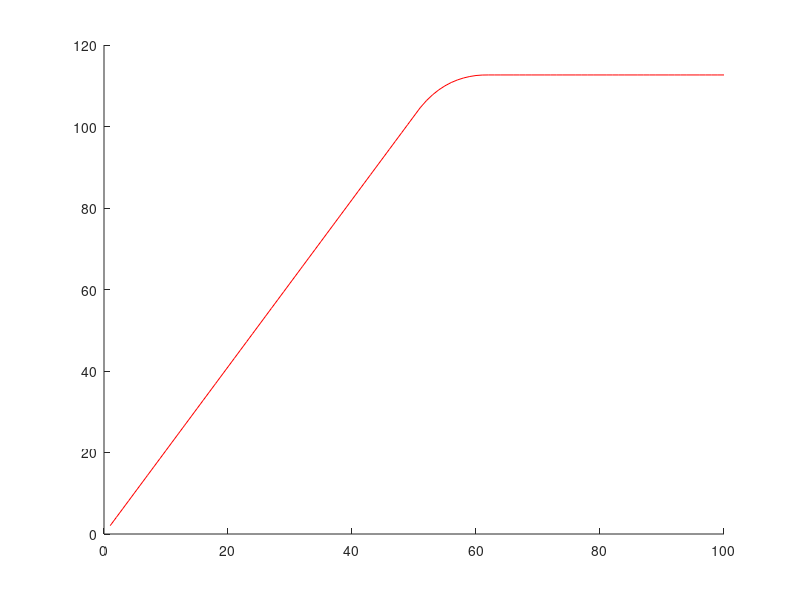

The MATLAB script that drew this image:
clear all
clc

        SNR = 10;
        if SNR<=5
            SNR_multi = 0;
        elseif SNR>30
                SNR_multi = 1;
            else
                SNR_multi = SNR/30;
        end
        SNR_multi;
        
for N_onboard = 1:100
    
        N_leased = zeros(1,10);
        for i = 1:10
            if (N_onboard*(1-0.02)^i <= 50)
            N_leased(i) = N_onboard*(1-0.02)^i;
            else
                    N_leased(i) = 50;
            end
        end

        N_leased;

        Revenue = N_leased.*1.1*10^6*SNR_multi;

        Total_revenue(N_onboard)= (Revenue(1)/(1+.1)^1) + (Revenue(2)/(1+.1)^2) ...
            + (Revenue(3)/(1+.1)^3) + (Revenue(4)/(1+.1)^4) + (Revenue(5)/(1+.1)^5) ...
            + (Revenue(6)/(1+.1)^6) + (Revenue(7)/(1+.1)^7) + (Revenue(8)/(1+.1)^8) ...
            + (Revenue(9)/(1+.1)^9) + (Revenue(10)/(1+.1)^10);
%         figure(1);
%         hold on;
%         plot(N_onboard,Total_revenue./10^6,'-b')
%         linespec = {'b','m','c','r','g',[1 .6 0],'k'};
%         plot(N_onboard,Total_revenue./10^6,'color',linespec{1},'LineWidth',1.4);
%         hold off;
end
figure(1);
hold on;
N_onboard = 1:100;
plot(N_onboard,Total_revenue./10^6,'-r')